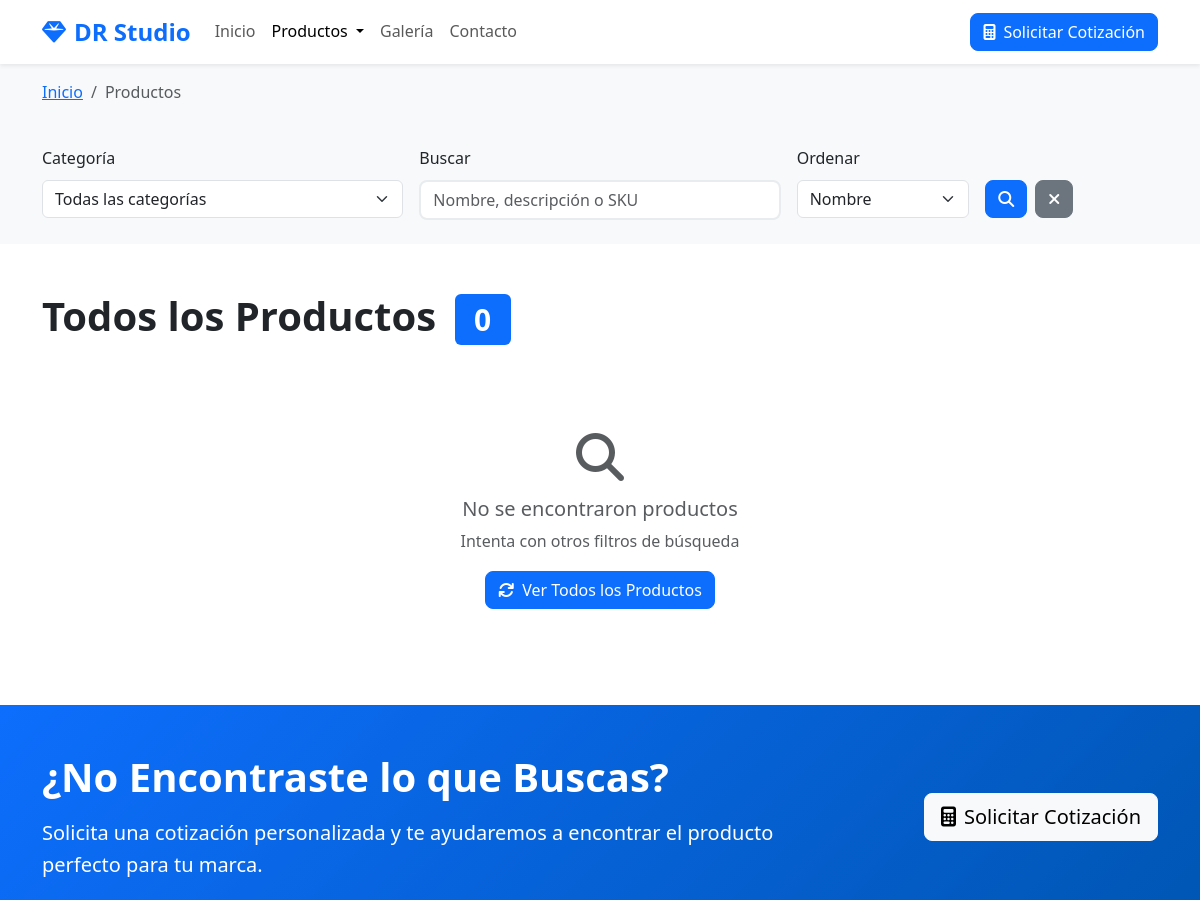
Before: /productos.php (upper part) with the older database file.
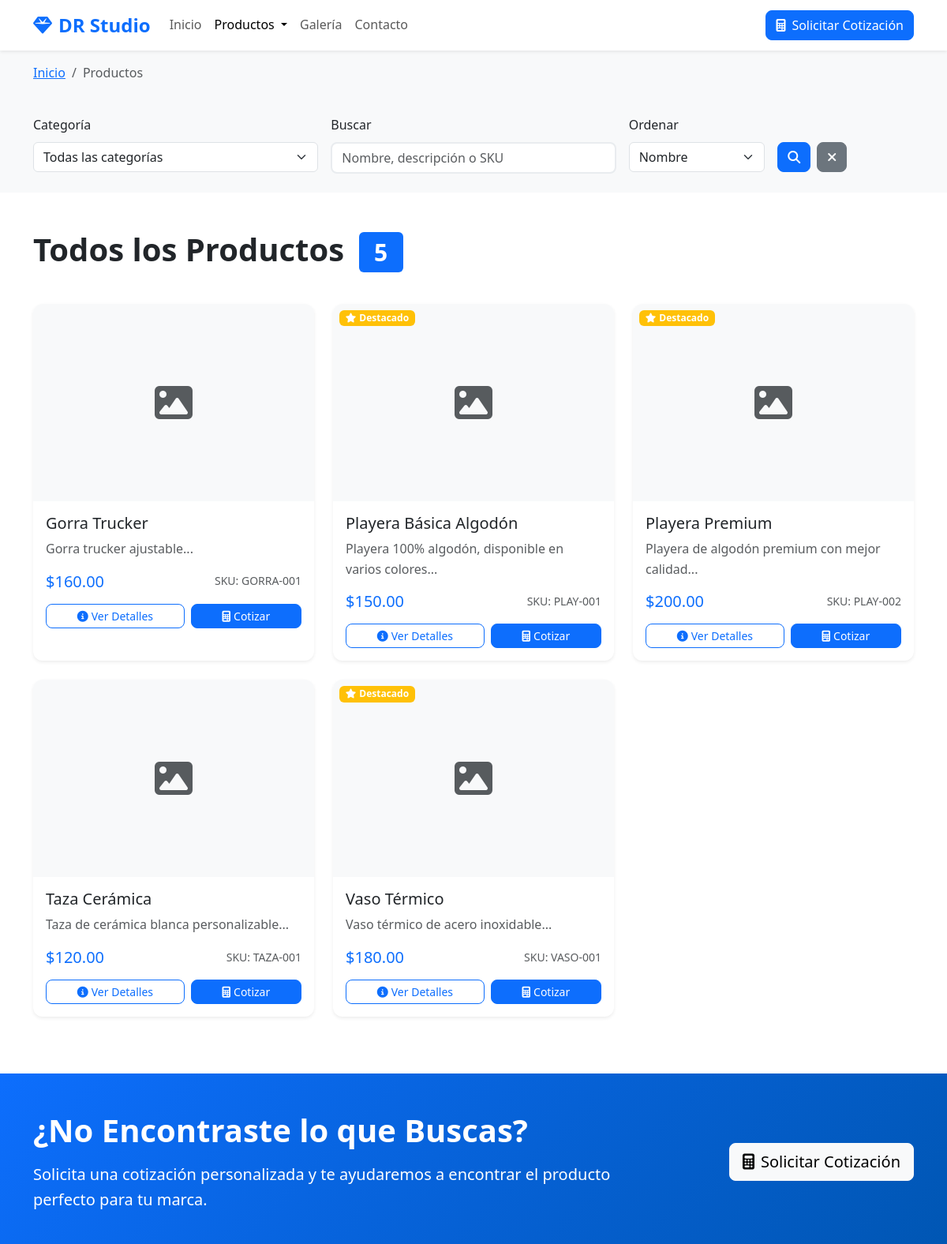
After: the same page with the newer database file.
### tables this page shows
CREATE TABLE IF NOT EXISTS productos (
    id INT PRIMARY KEY AUTO_INCREMENT,
    categoria_id INT,
    sku VARCHAR(50) UNIQUE NOT NULL,
    nombre VARCHAR(200) NOT NULL,
    descripcion TEXT,
    precio_venta DECIMAL(10,2) NOT NULL,
    costo_fabricacion DECIMAL(10,2) NOT NULL,
    tiempo_entrega INT DEFAULT 7,
    imagen_principal VARCHAR(255),
    destacado BOOLEAN DEFAULT FALSE,
    activo BOOLEAN DEFAULT TRUE,
    created_at TIMESTAMP DEFAULT CURRENT_TIMESTAMP,
    updated_at TIMESTAMP DEFAULT CURRENT_TIMESTAMP ON UPDATE CURRENT_TIMESTAMP,
    FOREIGN KEY (categoria_id) REFERENCES categorias(id) ON DELETE SET NULL
);

### includes/functions.php (called while the page is built, shortened)
<?php
function readRecords($table, $conditions = [], $limit = null, $orderBy = null) {
    global $conn;
    $sql = "SELECT * FROM $table";
    if (!empty($conditions)) {
        $whereClause = implode(' AND ', $conditions);
        $sql .= " WHERE $whereClause";
    }
    if ($orderBy) {
        $sql .= " ORDER BY $orderBy";
    }
    $result = $conn->query($sql);
    return $result ? $result->fetch_all(MYSQLI_ASSOC) : [];
}
?>

### productos.php (the view, shortened to what the changed rows need)
<?php
require_once 'includes/config.php';
require_once 'includes/functions.php';
$categoria_id = $_GET['categoria'] ?? '';
$conditions = ['activo = 1'];
$orderBy = 'nombre ASC';
$productos = readRecords('productos', $conditions, null, $orderBy);
?>
<!DOCTYPE html>
<html lang="es">
<head>
    <link href="https://cdn.jsdelivr.net/npm/bootstrap@5.3.0/dist/css/bootstrap.min.css" rel="stylesheet">
    <link href="https://cdnjs.cloudflare.com/ajax/libs/font-awesome/6.4.0/css/all.min.css" rel="stylesheet">
    <link href="assets/css/public.css" rel="stylesheet">
</head>
<body>
    <section class="productos-section py-5">
        <div class="container">
            <div class="row mb-4">
                <div class="col-12">
                    <h2 class="display-6 fw-bold mb-3">
                        <?php if ($categoria_id): ?>
                            <?php
                            $categoria_seleccionada = getRecord('categorias', $categoria_id);
                            echo htmlspecialchars($categoria_seleccionada['nombre']);
                            ?>
                        <?php else: ?>
                            Todos los Productos
                        <?php endif; ?>
                        <span class="badge bg-primary ms-2"><?php echo count($productos); ?></span>
                    </h2>
                </div>
            </div>
            <?php if (!empty($productos)): ?>
            <div class="row products-container">
                <?php foreach ($productos as $producto): ?>
                <div class="col-lg-4 col-md-6 mb-4" data-category="<?php echo $producto['categoria_id']; ?>">
                    <div class="card h-100 shadow-sm product-card">
                        <div class="product-image">
                            <?php if ($producto['imagen_principal']): ?>
                                <img src="uploads/productos/<?php echo htmlspecialchars($producto['imagen_principal']); ?>"
                                     class="card-img-top"
                                     alt="<?php echo htmlspecialchars($producto['nombre']); ?>">
                            <?php else: ?>
                                <div class="no-image">
                                </div>
                            <?php endif; ?>
                            <?php if ($producto['destacado']): ?>
                                <div class="badge bg-warning position-absolute top-0 start-0 m-2">
                                    <i class="fas fa-star me-1"></i>Destacado
                                </div>
                            <?php endif; ?>
                        </div>
                        <div class="card-body">
                            <h5 class="card-title"><?php echo htmlspecialchars($producto['nombre']); ?></h5>
                            <p class="card-text text-muted"><?php echo htmlspecialchars(substr($producto['descripcion'], 0, 100)); ?>...</p>
                            <div class="d-flex justify-content-between align-items-center mb-3">
                                <span class="h5 text-primary mb-0 price">$<?php echo number_format($producto['precio_venta'], 2); ?></span>
                                <small class="text-muted">SKU: <?php echo htmlspecialchars($producto['sku']); ?></small>
                            </div>
                            <div class="d-flex gap-2">
                                <a href="producto.php?id=<?php echo $producto['id']; ?>" class="btn btn-outline-primary btn-sm flex-fill">
                                    <i class="fas fa-info-circle me-1"></i>Ver Detalles
                                </a>
                                <a href="cotizacion.php?producto=<?php echo $producto['id']; ?>" class="btn btn-primary btn-sm flex-fill">
                                    <i class="fas fa-calculator me-1"></i>Cotizar
                                </a>
                            </div>
                        </div>
                    </div>
                </div>
                <?php endforeach; ?>
            </div>
            <?php else: ?>
            <div class="text-center py-5">
                <i class="fas fa-search fa-3x text-muted mb-3"></i>
                <h5 class="text-muted">No se encontraron productos</h5>
                <p class="text-muted">Intenta con otros filtros de búsqueda</p>
                <a href="productos.php" class="btn btn-primary">
                    <i class="fas fa-refresh me-2"></i>Ver Todos los Productos
                </a>
            </div>
            <?php endif; ?>
        </div>
    </section>
    <section class="cta-section py-5 bg-primary text-white">
        <div class="container">
            <div class="row align-items-center">
                <div class="col-lg-8">
                    <h2 class="display-6 fw-bold mb-3">¿No Encontraste lo que Buscas?</h2>
                </div>
            </div>
        </div>
    </section>
</body>
</html>

Changed rows visible on the page:
added productos: nombre "Gorra Trucker", descripcion "Gorra trucker ajustable", precio_venta "160.00", sku "GORRA-001"
added productos: destacado 1 (drawn), nombre "Playera Básica Algodón", descripcion "Playera 100% algodón, disponible en varios colores", precio_venta "150.00", sku "PLAY-001"
added productos: destacado 1 (drawn), nombre "Playera Premium", descripcion "Playera de algodón premium con mejor calidad", precio_venta "200.00", sku "PLAY-002"
added productos: nombre "Taza Cerámica", descripcion "Taza de cerámica blanca personalizable", precio_venta "120.00", sku "TAZA-001"
added productos: destacado 1 (drawn), nombre "Vaso Térmico", descripcion "Vaso térmico de acero inoxidable", precio_venta "180.00", sku "VASO-001"
Other visible differences:
count($productos): "0" → "5"
text no longer shown: "No se encontraron productos Intenta con otros filtros de búsqueda Ver Todos los Productos"
